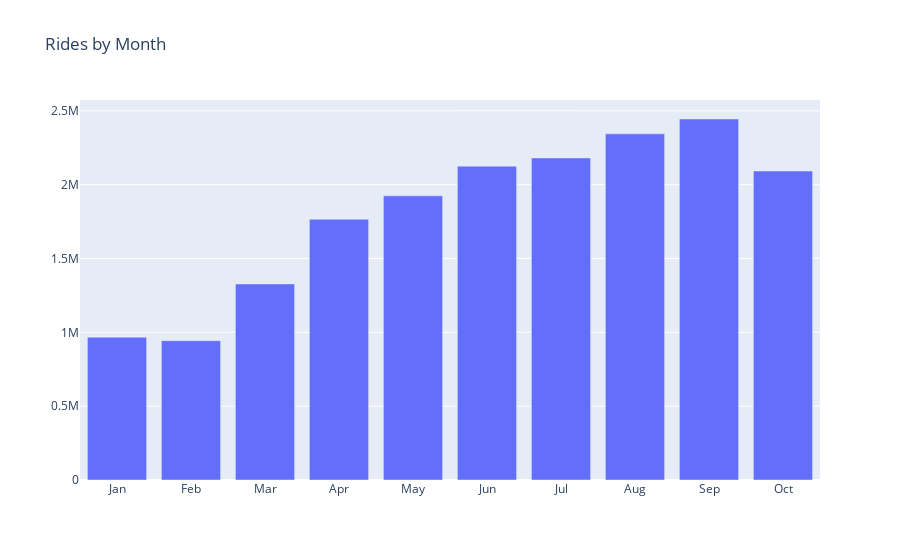

Source (notebook cell):
### Markdown cell above
## Find Most Popular Month by Rides
Chart rides by month.

### Code cell
df['month of year'] = df['starttime'].apply(lambda x: x.month)
df['month name'] = df['starttime'].apply(lambda x: x.strftime('%b'))
df_monthofyr = df.groupby(['month of year','month name']).size().reset_index(name='trips')
bar_monthofyr = go.Bar(x=df_monthofyr['month name'],
                       y=df_monthofyr['trips'])
layout_monthofyr = go.Layout(title='Rides by Month')
fig_monthofyr = go.Figure(data=[bar_monthofyr],
                          layout=layout_monthofyr)
iplot(fig_monthofyr)

### Figure 1 — Plotly figure (JSON) as saved in the notebook; plotly's stock layout.template omitted (floating-point values rounded to 4 significant figures)
{"data": [{"type": "bar", "x": ["Jan", "Feb", "Mar", "Apr", "May", "Jun", "Jul", "Aug", "Sep", "Oct"], "y": [967287, 943744, 1327960, 1766094, 1924563, 2125370, 2181064, 2344224, 2444900, 2092573]}], "layout": {"title": {"text": "Rides by Month"}}}
